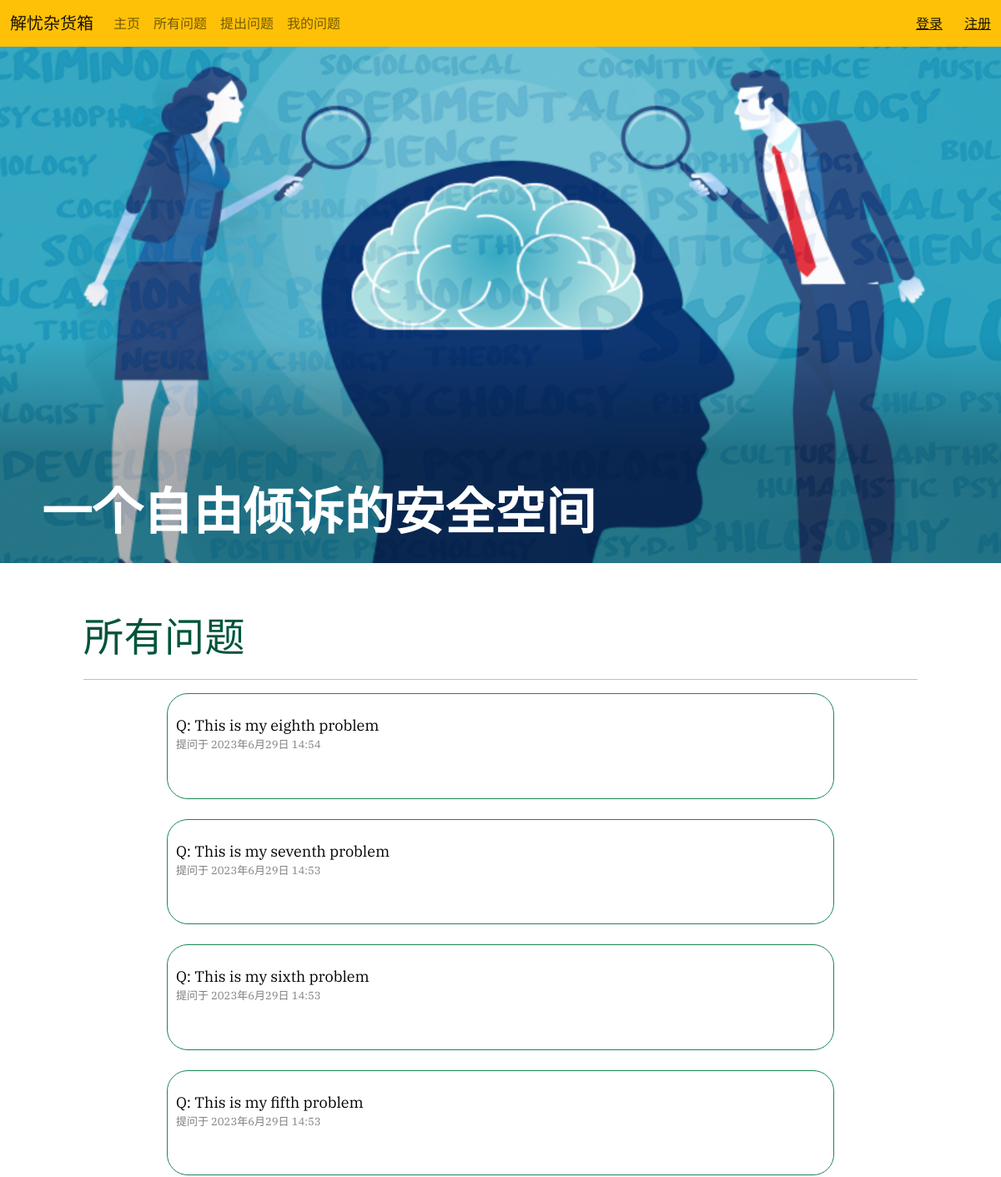
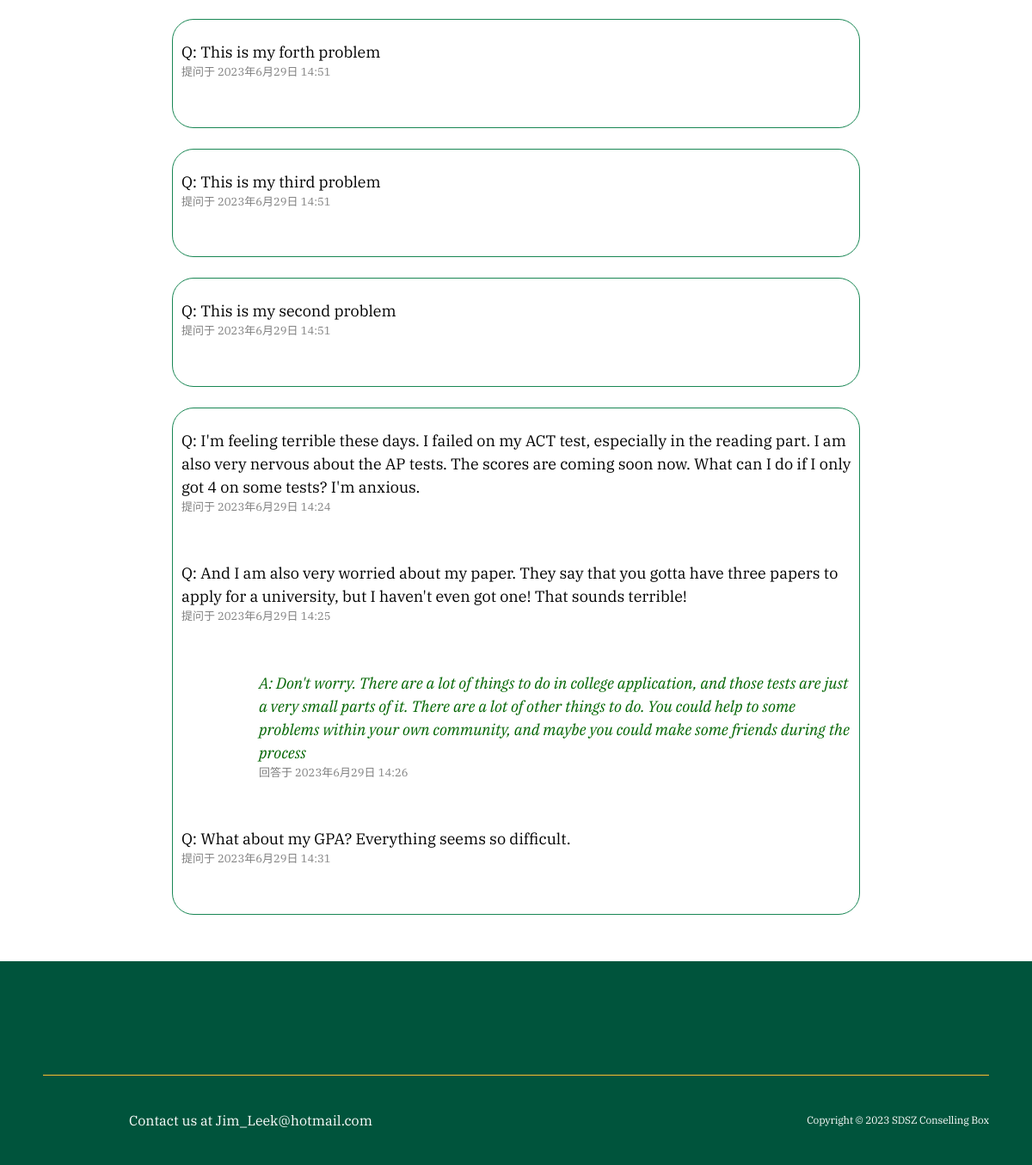
Screenshot of /all_questions with the database file from the repository (2 pictures, top to bottom).
### question_box/models.py (models this page shows, shortened)
class Questions(models.Model):
    question = models.TextField(default=None, null=True)
    timestamp = models.DateTimeField(default=None, null=True)
    public = models.BooleanField(default=True, null=True)
    anonymous = models.BooleanField(default=False, null=True)
    post = models.BooleanField(default=False, null=True)
    box = models.ForeignKey("Boxes", on_delete=models.CASCADE,
                            related_name="questions", default=None, null=True)
    edited = models.BooleanField(default=False, null=True)

class Answers(models.Model):
    answer = models.TextField(default=None, null=True)
    timestamp = models.DateTimeField(default=None, null=True)
    box = models.ForeignKey("Boxes", on_delete=models.CASCADE,
                            related_name="answers", default=None, null=True)
    confirmed = models.BooleanField(default=False, null=True)
    edited = models.BooleanField(default=False, null=True)
    post = models.BooleanField(default=False, null=True)

### question_box/views.py (the view)
# urls.py: path("all_questions", views.all_questions, name="all_questions"),
def all_questions(request):
    if request.user.id == 1:
        user = models.User.objects.get(id=request.user.id)
    elif not request.user.is_authenticated:
        user = None
    else:
        user = models.NewUser.objects.get(id=request.user.id)
    Boxes = models.Boxes.objects.all()
    boxes = posted(Boxes, "Posted_Part")
    boxes = reversed(boxes)
    return render(request, "question_box/all_questions.html", {
        "boxes": boxes,
        "user": user,
        "request": request
    })

### question_box/models.py (called while the page is built)
    def serialize(self):
        return {
            "id": self.id,
            "asked_by": self.asked_by,
            "answered_by": self.answered_by,
            "confirmed_by": self.confirmed_by,
            "answered": self.answered,
            "topic": self.topic,
        }

### question_box/views.py (called while the page is built)
def order_by_time(questions, answers):
    def get_time(obj):
        time = obj["content"].timestamp
        return time.strftime("%y") + time.strftime("%m") + time.strftime("%d") + time.strftime("%H") + time.strftime("%M") + time.strftime("%S")
    q_a_list = []
    for question in questions:
        q_a_list.append({
            'type': "question",
            'content': question
        })
    for answer in answers:
        q_a_list.append({
            'type': "answer",
            'content': answer
        })
    q_a_list.sort(key=get_time)
    return q_a_list

### question_box/templates/question_box/all_questions.html (shortened to what this page needs)
{% extends "question_box/layout.html" %}
{% load static %}
{% block img %}
<img sizes="100vw 50vh" width="1600" height="1000" src="{% static 'question_box/all_questions.jpg'%}"
    alt="Students walk the stairs in Gleeson Library.">
{% endblock %}
{% block body %}
<div class="f--field f--wysiwyg">
    <h2>所有问题</h2>
</div>
<hr />
{% for box in boxes %}
<div class="border border-success box">
    <br />
    {% for q_a in box.q_a_list %}
    {% if q_a.type == "question" %}
    <div style="margin-left: 10px;">
        <span class="large">Q: {{ q_a.content.question }}</span>
        <p style="font-size: small; color:gray">提问于 {{ q_a.content.timestamp }}</p>
    </div>
    <br>
    {% elif q_a.type == "answer"  %}
    {% if q_a.content.confirmed %}
        <div style="margin-left: 100px;">
            <span class="large darkgreen"><i>A: {{ q_a.content.answer }}</i></span>
            <p style="font-size: small; color:gray">回答于 {{ q_a.content.timestamp }}</p>
        </div>
        <br>
    {% endif %}
    {% endif %}
    {% endfor %}
</div>
<br />
{% endfor %}
{% endblock %}

### question_box/templates/question_box/layout.html (shortened to what this page needs)
{% load static %}
{% load i18n %}
<!DOCTYPE html>
<html lang="en" dir="ltr" prefix="og: https://ogp.me/ns#">
  <head>
    <link rel="stylesheet" href="{% static 'question_box/css/bootstrap.min.css' %}">
    <link rel="stylesheet" href="{% static 'question_box/css/styles.css' %}" >
    <link rel="stylesheet" media="all" href="{% static 'question_box/css/components-ajax-progress.module.css' %}">
    <link rel="stylesheet" media="all"
      href="{% static 'question_box/css/components-autocomplete-loading.module.css' %}">
    <link rel="stylesheet" media="all" href="{% static 'question_box/css/components-fieldgroup.module.css' %}">
    <link rel="stylesheet" media="all" href="{% static 'question_box/css/components-container-inline.module.css' %}">
    <link rel="stylesheet" media="all" href="{% static 'question_box/css/components-clearfix.module.css' %}">
    <link rel="stylesheet" media="all" href="{% static 'question_box/css/components-details.module.css' %}">
    <link rel="stylesheet" media="all" href="{% static 'question_box/css/components-hidden.module.css' %}">
    <link rel="stylesheet" media="all" href="{% static 'question_box/css/components-item-list.module.css' %}">
    <link rel="stylesheet" media="all" href="{% static 'question_box/css/components-js.module.css' %}">
    <link rel="stylesheet" media="all" href="{% static 'question_box/css/components-nowrap.module.css' %}">
    <link rel="stylesheet" media="all" href="{% static 'question_box/css/components-position-container.module.css' %}">
    <link rel="stylesheet" media="all" href="{% static 'question_box/css/components-progress.module.css' %}">
    <link rel="stylesheet" media="all" href="{% static 'question_box/css/components-reset-appearance.module.css' %}">
    <link rel="stylesheet" media="all" href="{% static 'question_box/css/components-resize.module.css' %}">
    <link rel="stylesheet" media="all" href="{% static 'question_box/css/components-sticky-header.module.css' %}">
    <link rel="stylesheet" media="all" href="{% static 'question_box/css/components-system-status-counter.css' %}">
    <link rel="stylesheet" media="all"
      href="{% static 'question_box/css/components-system-status-report-counters.css' %}">
    <link rel="stylesheet" media="all"
      href="{% static 'question_box/css/components-system-status-report-general-info.css' %}">
    <link rel="stylesheet" media="all" href="{% static 'question_box/css/components-tabledrag.module.css' %}">
    <link rel="stylesheet" media="all" href="{% static 'question_box/css/components-tablesort.module.css' %}">
    <link rel="stylesheet" media="all" href="{% static 'question_box/css/components-tree-child.module.css' %}">
    <link rel="stylesheet" media="all" href="//cdnjs.cloudflare.com/ajax/libs/font-awesome/5.15.3/css/all.min.css">
    <link rel="stylesheet" media="all" href="{% static 'question_box/css/css-social_media_links.theme.css' %}">
    <link rel="stylesheet" media="all" href="{% static 'question_box/css/extlink-extlink.css' %}">
    <link rel="stylesheet" media="all" href="{% static 'question_box/css/css-paragraphs.unpublished.css' %}">
    <link rel="stylesheet" media="all" href="{% static 'question_box/css/css-style.css' %}">
    <link rel="stylesheet" media="all" href="{% static 'question_box/css/css-overrides.css' %}">
    <link rel="stylesheet" media="all" href="{% static 'question_box/css/vendor-swiper-bundle.min.css' %}">
    <link rel="stylesheet" media="all" href="https://catalog.usfca.edu/widget-api/widget-api.min.css">
  </head>
  <body class="landing-page transparent-header path-node page-node-type-landing landing">
    <div class="dialog-off-canvas-main-canvas" data-off-canvas-main-canvas>
      <header id="l--main-header">
        <div class="region region-header r--region r--header">
          <div class="cc--component-container cc--header" aria-label="Site Header">
            <div class="c--component c--header">
              <div class="header-wrapper">
                <nav class="navbar navbar-expand-lg navbar-light bg-warning" style="width:100%">
                  <div class="container-fluid">
                    <a class="navbar-brand" href="{% url 'index' %}" id="conselling_box">解忧杂货箱</a>
                  <div class="collapse navbar-collapse" id="navbarNavDropdown">
                    <ul class="navbar-nav">
                      <li class="nav-item">
                        <a class="nav-link" href="{% url 'index' %}" id="home">主页 </a>
                      </li>
                      <li class="nav-item">
                        <a class="nav-link" href="{% url 'all_questions' %}" id="all_questions">所有问题</a>
                      </li>
                      {% if user.user_type == "user" or not request.user.is_authenticated %}
                      <li class="nav-item">
                        <a class="nav-link" href="{% url 'ask' %}" id="share">提出问题</a>
                      </li>
                      <li class="nav-item">
                        <a class="nav-link" href="{% url 'my_questions' %}" id="my_questions">我的问题</a>
                      </li>
                      {% endif%}
                    </ul>
                  </div>
                  <span class="navbar-text">
                    {% if request.user.is_authenticated %}
                    <span id="signed_in_as"> 登录为 </span> <strong>{{ request.user.username }}</strong>
                    &nbsp &nbsp &nbsp
                    <a id="logout" href="{% url 'logout' %}">退出登录</a>
                    {% else %}
                    <a id="login" href="{% url 'login' %}">登录</a>
                    <a id="register" href="{% url 'register' %}">注册</a>
                    {% endif %}
                  </span>
                  </div>
                </nav>
              </div>
            </div>
          </div>
        </div>
      </header>
      <main id="main-content">
        <div class="l--content">
          <div class="content">
            <div class="region region-content r--region r--content">
              <div id="block-usfca-mainpagecontent"
                class="tc--template-container tc--landing-page block block-system block-system-main-block">
                <div class="t--template t--landing-page">
                  <div class="content-top">
                    <div class="lc--layout-container lc--full">
                      <div class="l--layout l--full">
                        <div class="lr--layout-region lr--main">
                          <section class="cc--component-container cc--hero-landing-page " aria-label="Landing Hero">
                            <div class="c--component c--hero-landing-page">
                              <div class="image-text-container ">
                                <div class="image-video">
                                  <div class="f--field f--image">
                                    {% block img %}
                                    {% endblock %}
                                  </div>
                                </div>
                                <div class="text-container">
                                  <div class="f--field f--page-title">
                                    <h1>一个自由倾诉的安全空间</h1>
                                  </div>
                                </div>
                              </div>
                            </div>
                          </section>
                          <div id="block-breadcrumbs-2"
                            class="cc--component-container cc--breadcrumbs block block-system block-system-breadcrumb-block">
                            <div class="c--component c--breadcrumbs">
                            </div>
                          </div>
                        </div>
                      </div>
                    </div>
                  </div>
                  <div class="content-main">
                    <div class="lc--layout-container lc--full">
                      <div class="l--layout l--full">
                        <div class="lr--layout-region lr--main">
                          <section class="cc--component-container cc--rich-text-intro-text " aria-label="Intro Text">
                            <div class="c--component c--rich-text-intro-text">
                              {% block body %}
                              {% endblock%}
                            </div>
                          </section>
                        </div>
                      </div>
                    </div>
                  </div>
                </div>
              </div>
            </div>
          </div>
        </div>
      </main>
      <footer id="l--main-footer" class="site-footer">
        <div class="r--region r--footer">
          <div class="cc--component-container cc--footer">
            <div class="c--component c--footer">
              <div class="footer-main">
                <div class="footer-top">
                  <div class="branding-social-container region region-footer-branding r--region r--footer-branding">
                  </div>
                </div>
                <div class="footer-bottom">
                  <div class="info-container region region-footer-info r--region r--footer-info">
                    <div id="block-footer-links"
                      class="cc--component-container cc--footer-links block block-system block-system-menu-blockfooter-links">
                      <div class="c--component c--footer-links" style="color:white; margin-left: 100px;">
                        Contact us at Jim_Leek@hotmail.com
                      </div>
                    </div>
                    <div id="block-footer-copyright" class="block block-system block-system-branding-block">
                      <div>
                        <div class="f--field f--wysiwyg">
                          <p>Copyright &copy; 2023 SDSZ Conselling Box</p>
                        </div>
                      </div>
                    </div>
                  </div>
                </div>
              </div>
            </div>
          </div>
        </div>
      </footer>
    </div>
  </body>
</html>

### question_box/static/question_box/css/styles.css (style rules this page uses)
.box { border-radius: 25px; width: 80%; margin: auto; border-color:darkgreen; }
.darkgreen { color:darkgreen; }
.large { font-size: large; }

### rows the page displays
Questions: content.question "This is my eighth problem", content.timestamp "2023年6月29日 14:54"
Questions: content.question "This is my seventh problem", content.timestamp "2023年6月29日 14:53"
Questions: content.question "This is my sixth problem", content.timestamp "2023年6月29日 14:53"
Questions: content.question "This is my fifth problem", content.timestamp "2023年6月29日 14:53"
Questions: content.question "This is my forth problem", content.timestamp "2023年6月29日 14:51"
Questions: content.question "This is my third problem", content.timestamp "2023年6月29日 14:51"
Questions: content.question "This is my second problem", content.timestamp "2023年6月29日 14:51"
Questions: content.question "I'm feeling terrible these days. I failed on my ACT test, especially in the reading part. I am also very nervous about the AP tests. The scores are coming soon now. What can I do if I only got 4 on some tests? I'm anxious.", content.timestamp "2023年6月29日 14:24"
Questions: content.question "And I am also very worried about my paper. They say that you gotta have three papers to apply for a university, but I haven't even got one! That sounds terrible!", content.timestamp "2023年6月29日 14:25"
Answers: content.answer "Don't worry. There are a lot of things to do in college application, and those tests are just a very small parts of it. There are a lot of other things to do. You could help to some problems within your own community, and maybe you could make some friends during the process", content.timestamp "2023年6月29日 14:26"
Questions: content.question "What about my GPA? Everything seems so difficult.", content.timestamp "2023年6月29日 14:31"
